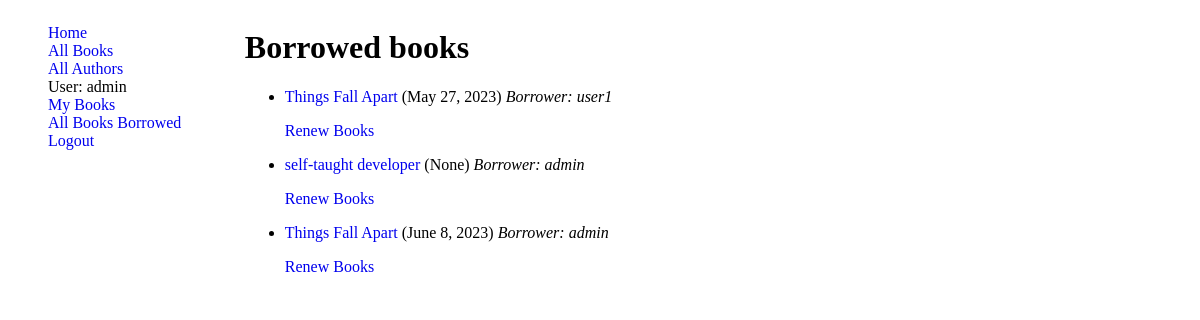
/catalog/books-borrowed-out/ (signed in), run on an earlier commit of the app's database.
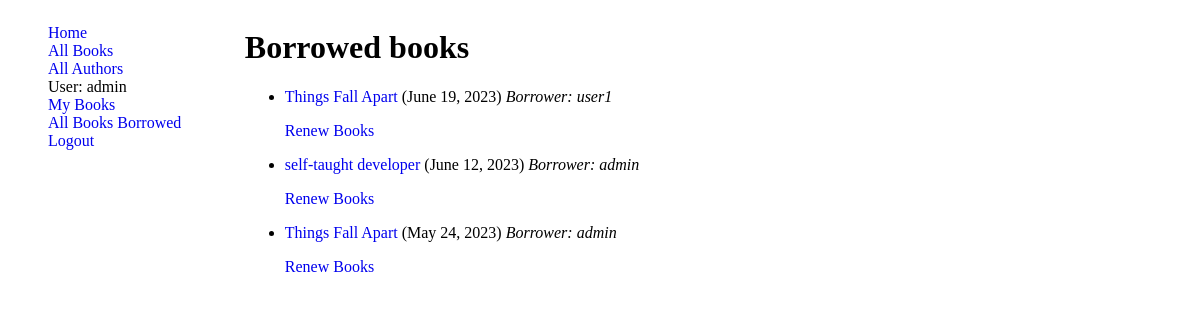
And on a later commit of the database.
### catalog/models.py (models this page shows, shortened)
class BookInstance(models.Model):
    LOAN_STATUS = (
        ('m', 'Maintenance'),
        ('o', 'On loan'),
        ('a', 'Available'),
        ('r', 'Reserved'),
    )
    id = models.UUIDField(primary_key=True, default=uuid.uuid4, help_text='Unique ID for this particular book across whole library')
    book = models.ForeignKey(Book, on_delete=models.RESTRICT, null=True)
    imprint = models.CharField(max_length=150)
    due_back = models.DateField(blank=True, null=True)
    status =models.CharField(max_length=1, choices=LOAN_STATUS, default='m',help_text='Book availability',)
    borrower = models.ForeignKey(User, on_delete=models.SET_NULL, null=True, blank=True)
    class Meta:
        ordering = ['due_back']
        verbose_name = 'Book Instance'
    @property
    def is_overdue(self):
        if self.due_back:
            return bool(self.due_back and date.today() > self.due_back)
    class Meta:
        permissions = (("can_mark_returned", "Set book as returned"), ("can_renew", "Can renew Borrwed Book") )

class Book(models.Model):
    title = models.CharField(max_length=100)
    author = models.ForeignKey(Author, on_delete=models.SET_NULL, null=True, )
    summary = models.TextField(max_length=1000, help_text='Enter a brief description of the book')
    language = models.ForeignKey(Language,  on_delete=models.SET_NULL, null=True)
    genre = models.ManyToManyField(Genre, help_text='Select a genre for this book')
    ISBN = models.CharField('ISBN', max_length=13, unique=True,  help_text='13 Character <a href="https://www.isbn-international.org/content/what-isbn">ISBN number</a>')

### catalog/views.py (the view)
# urls.py: path('books-borrowed-out/', AllBorrowedBooks.as_view(), name="books-borrowed-out"),
class AllBorrowedBooks(LoginRequiredMixin,PermissionRequiredMixin, ListView):
    model = BookInstance
    template_name = 'librarian/borrowed-books.html'
    permission_required = "catalog.can_mark_returned"
    def get_queryset(self):
        QS = BookInstance.objects.filter(status__exact = 'o')
        return QS

### templates/librarian/borrowed-books.html
{% extends "base.html" %}
{% block content %}
    <h1>Borrowed books</h1>
    {% if perms.catalog.can_mark_returned %}
    {% if bookinstance_list %}
    <ul>
      {% for bk in bookinstance_list %}
      <li class="{% if bk.is_overdue %}text-danger{% endif %}">
        <a href="{% url 'book-detail' bk.book.pk %}">{{ bk.book.title }}</a> ({{ bk.due_back }})
        {% if perms.catalog.can_renew %}
        <i>Borrower: {{bk.borrower}}</i>
        <p><a href="{% url 'renew-books' bk.id %}">Renew Books</a></p>
        {% endif %}
      </li>
      {% endfor %}
    </ul>
    {% else %}
      <p>There are no books borrowed.</p>
    {% endif %}
{% else %}
<h3>You dont have access to this page!</h3>
    {% endif %}
{% endblock %}

What changed in the data, as far as the page shows it:
changed BookInstance "user1": due_back "May 27, 2023" → "June 19, 2023"
changed BookInstance "self-taught developer": due_back "None" → "June 12, 2023"
changed BookInstance: due_back "June 8, 2023" → "May 24, 2023"
